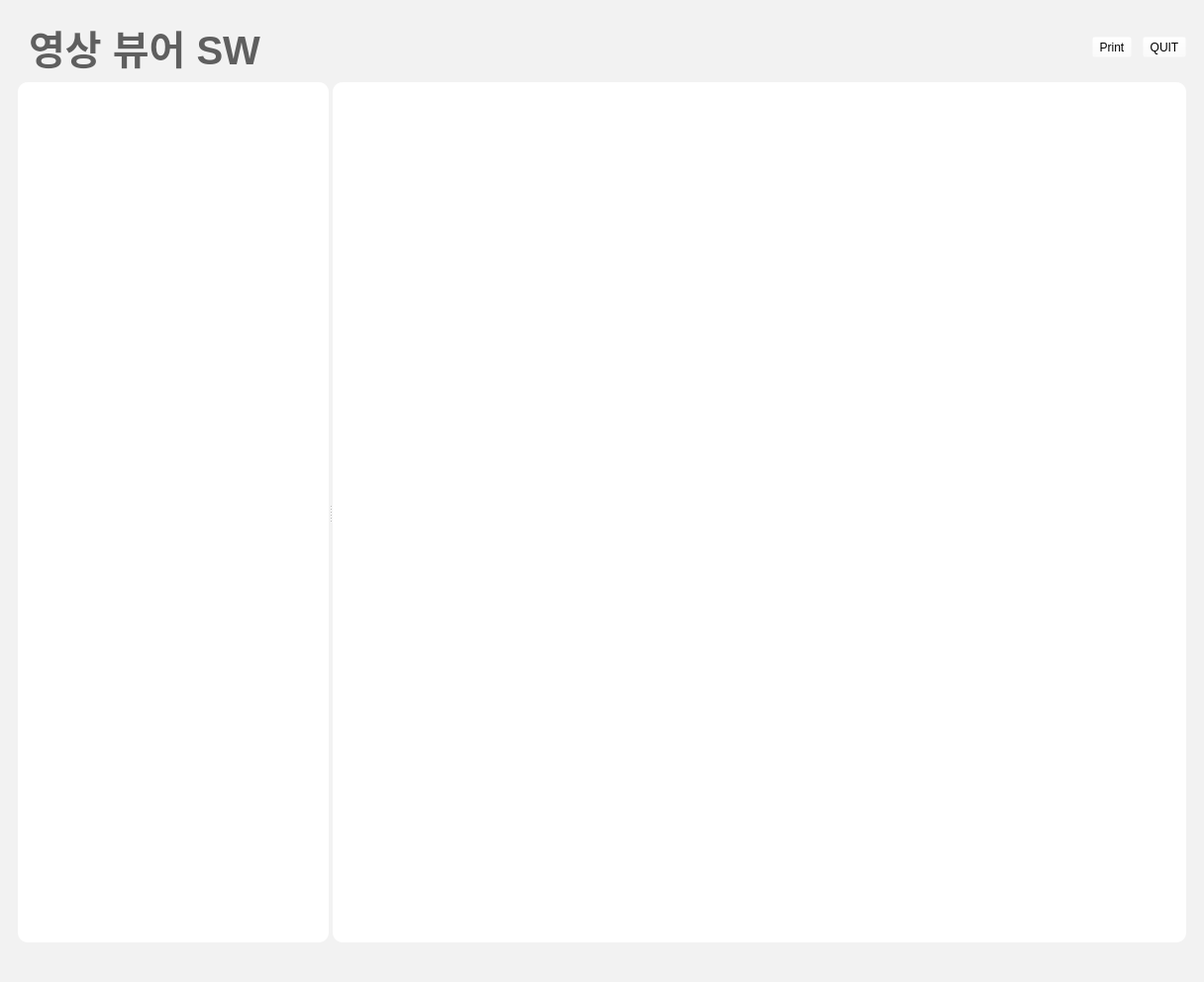
<?xml version="1.0" encoding="UTF-8"?>
<ui version="4.0">
 <class>MainWindow</class>
 <widget class="QMainWindow" name="MainWindow">
  <property name="enabled">
   <bool>true</bool>
  </property>
  <property name="geometry">
   <rect>
    <x>0</x>
    <y>0</y>
    <width>1216</width>
    <height>992</height>
   </rect>
  </property>
  <property name="windowTitle">
   <string>Image Viewer</string>
  </property>
  <property name="styleSheet">
   <string notr="true">background-color: rgb(242, 242, 242);</string>
  </property>
  <widget class="QWidget" name="centralwidget">
   <layout class="QGridLayout" name="gridLayout_2">
    <item row="1" column="0">
     <widget class="QStackedWidget" name="stackedWidget">
      <property name="frameShape">
       <enum>QFrame::NoFrame</enum>
      </property>
      <property name="currentIndex">
       <number>1</number>
      </property>
      <widget class="QWidget" name="page_3">
       <layout class="QVBoxLayout" name="verticalLayout">
        <item>
         <widget class="QFrame" name="frame_3">
          <property name="styleSheet">
           <string notr="true">border-radius:10px;</string>
          </property>
          <property name="frameShape">
           <enum>QFrame::StyledPanel</enum>
          </property>
          <property name="frameShadow">
           <enum>QFrame::Raised</enum>
          </property>
         </widget>
        </item>
       </layout>
      </widget>
      <widget class="QWidget" name="page_4">
       <layout class="QGridLayout" name="gridLayout">
        <property name="leftMargin">
         <number>0</number>
        </property>
        <property name="topMargin">
         <number>0</number>
        </property>
        <property name="rightMargin">
         <number>0</number>
        </property>
        <property name="bottomMargin">
         <number>0</number>
        </property>
        <item row="0" column="0">
         <widget class="QWidget" name="widget" native="true">
          <layout class="QGridLayout" name="gridLayout_3">
           <item row="0" column="0">
            <layout class="QHBoxLayout" name="horizontalLayout">
             <item>
              <widget class="QLabel" name="label">
               <property name="maximumSize">
                <size>
                 <width>16777215</width>
                 <height>60</height>
                </size>
               </property>
               <property name="font">
                <font>
                 <pointsize>30</pointsize>
                 <bold>true</bold>
                </font>
               </property>
               <property name="styleSheet">
                <string notr="true">
color: rgb(95, 95, 95);</string>
               </property>
               <property name="text">
                <string> 영상 뷰어 SW</string>
               </property>
               <property name="margin">
                <number>4</number>
               </property>
              </widget>
             </item>
             <item>
              <widget class="QToolButton" name="Print">
               <property name="styleSheet">
                <string notr="true">background-color: rgba(255, 255, 255, 0);</string>
               </property>
               <property name="text">
                <string>Print</string>
               </property>
               <property name="icon">
                <iconset resource="resource.qrc">
                 <normaloff>:/Icon/Icon/printer.png</normaloff>:/Icon/Icon/printer.png</iconset>
               </property>
               <property name="iconSize">
                <size>
                 <width>50</width>
                 <height>50</height>
                </size>
               </property>
              </widget>
             </item>
             <item>
              <spacer name="horizontalSpacer">
               <property name="orientation">
                <enum>Qt::Horizontal</enum>
               </property>
               <property name="sizeType">
                <enum>QSizePolicy::Fixed</enum>
               </property>
               <property name="sizeHint" stdset="0">
                <size>
                 <width>5</width>
                 <height>20</height>
                </size>
               </property>
              </spacer>
             </item>
             <item>
              <widget class="QToolButton" name="quit">
               <property name="styleSheet">
                <string notr="true">background-color: rgba(255, 255, 255, 0);</string>
               </property>
               <property name="text">
                <string>QUIT</string>
               </property>
               <property name="icon">
                <iconset resource="resource.qrc">
                 <normaloff>:/Icon/Icon/quit.png</normaloff>:/Icon/Icon/quit.png</iconset>
               </property>
               <property name="iconSize">
                <size>
                 <width>50</width>
                 <height>50</height>
                </size>
               </property>
              </widget>
             </item>
            </layout>
           </item>
           <item row="1" column="0">
            <widget class="QSplitter" name="splitter">
             <property name="orientation">
              <enum>Qt::Horizontal</enum>
             </property>
             <widget class="QFrame" name="frame">
              <property name="sizePolicy">
               <sizepolicy hsizetype="Preferred" vsizetype="Preferred">
                <horstretch>0</horstretch>
                <verstretch>0</verstretch>
               </sizepolicy>
              </property>
              <property name="minimumSize">
               <size>
                <width>314</width>
                <height>0</height>
               </size>
              </property>
              <property name="maximumSize">
               <size>
                <width>314</width>
                <height>16777215</height>
               </size>
              </property>
              <property name="styleSheet">
               <string notr="true">background-color: rgb(255, 255, 255);
border-radius:10px;
</string>
              </property>
              <property name="frameShape">
               <enum>QFrame::StyledPanel</enum>
              </property>
              <property name="frameShadow">
               <enum>QFrame::Raised</enum>
              </property>
             </widget>
             <widget class="QFrame" name="frame_2">
              <property name="styleSheet">
               <string notr="true">background-color: rgb(255, 255, 255);
border-radius:10px;</string>
              </property>
              <property name="frameShape">
               <enum>QFrame::StyledPanel</enum>
              </property>
              <property name="frameShadow">
               <enum>QFrame::Raised</enum>
              </property>
             </widget>
            </widget>
           </item>
          </layout>
         </widget>
        </item>
       </layout>
      </widget>
     </widget>
    </item>
   </layout>
  </widget>
  <widget class="QStatusBar" name="statusbar"/>
  <action name="actionPrinter">
   <property name="icon">
    <iconset resource="resource.qrc">
     <normaloff>:/Icon/Icon/printer.png</normaloff>:/Icon/Icon/printer.png</iconset>
   </property>
   <property name="text">
    <string>프린터</string>
   </property>
  </action>
 </widget>
 <resources>
  <include location="resource.qrc"/>
 </resources>
 <connections/>
</ui>
